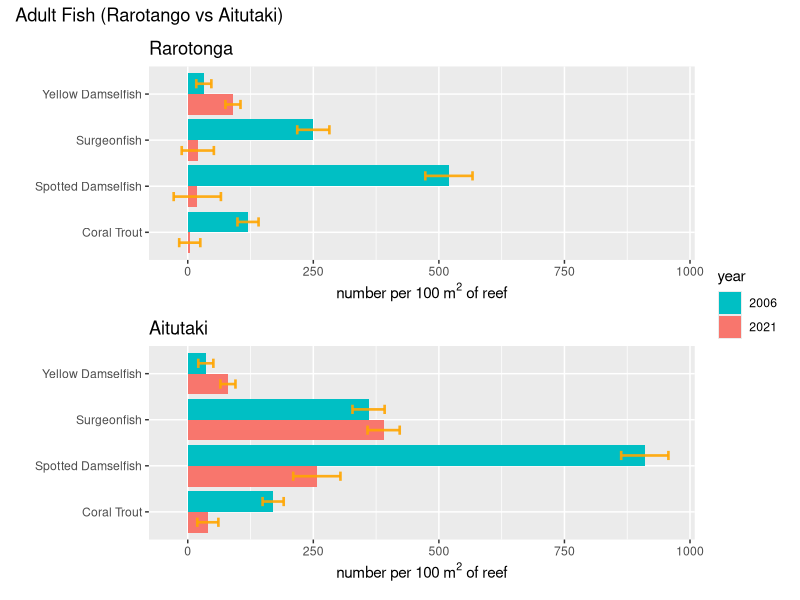
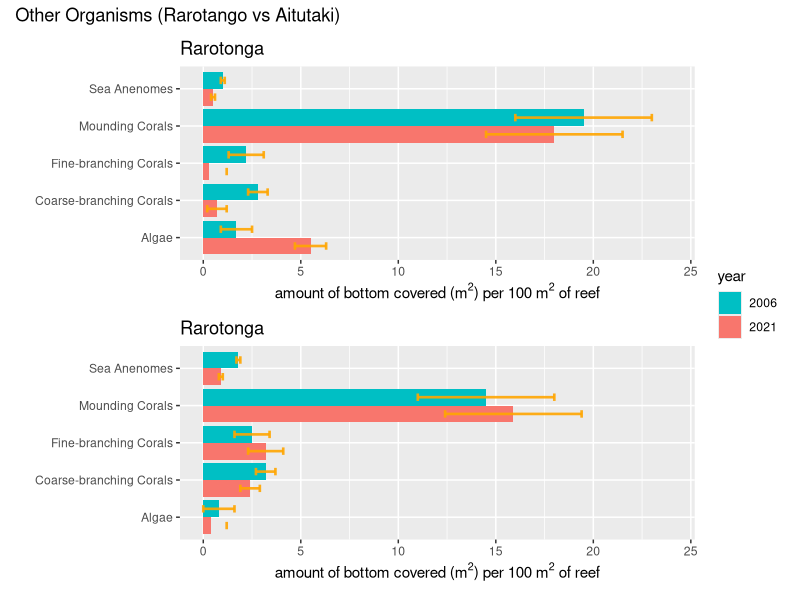
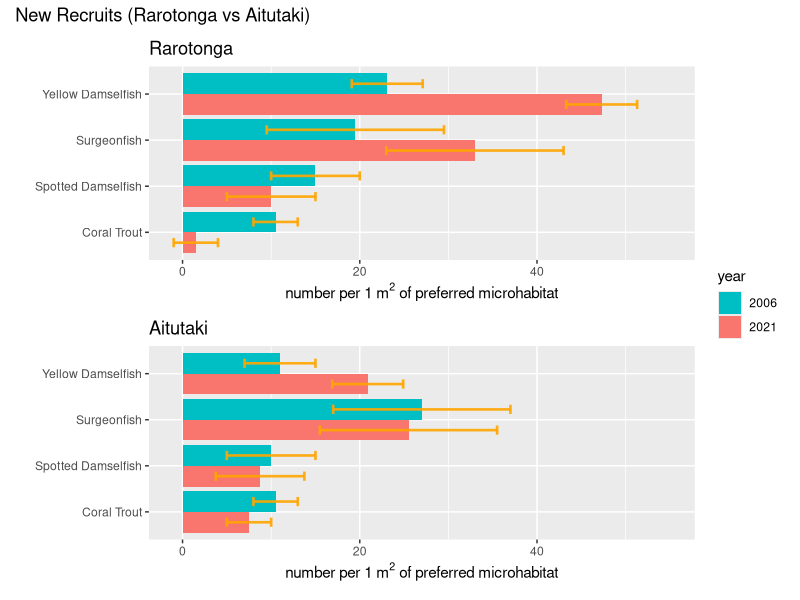

Generate these figures, in order, with R:
## ---- chunk 1
knitr::opts_chunk$set(echo = TRUE)
library(tidyverse)
library(stringr)
library(here)
library(patchwork)
## ---- chunk 2
adult_data <- read_csv(here("data", "mean_density_adult_organisms.csv"))
adult_data$year <- fct_rev(as.factor(adult_data$year))
young_data <- read_csv(here("data", "mean_density_young_fish.csv"))
young_data$year <- fct_rev(as.factor(young_data$year))
## ---- chunk 3
# Plots for Rarotonga
adult_raro_fish <- adult_data %>% filter(island == "Rarotonga", type == "adult fish")
adult_raro_other <- adult_data %>% filter(island == "Rarotonga", type != "adult fish")

## Rarotonga adult fish
plot_arf <- ggplot(adult_raro_fish, aes(fill = year, x = species, y = n_per_100_m2),) +
  geom_bar(position = "dodge", stat = "identity") +
  scale_fill_discrete(guide=guide_legend(reverse=T)) +
  geom_errorbar(
    aes(ymin = n_per_100_m2 - ci_95, ymax = n_per_100_m2 + ci_95),
    width=0.4,
    colour="orange",
    alpha=0.9,
    size=0.9,
    position = position_dodge(0.9)
  ) +
  labs(
    x = "",
    y = expression(paste("number per 100 ", m^{2}," of reef")),
    title = "Rarotonga"
  ) +
  ylim(-28,960) +
  coord_flip()

## Rarotonga other organisms
plot_aro <- ggplot(adult_raro_other, aes(fill = year, x = species, y = n_per_100_m2),) +
  geom_bar(position = "dodge", stat = "identity") +
  scale_fill_discrete(guide=guide_legend(reverse=T)) +
  geom_errorbar(
    aes(ymin = n_per_100_m2 - ci_95, ymax = n_per_100_m2 + ci_95),
    width=0.4,
    colour="orange",
    alpha=0.9,
    size=0.9,
    position = position_dodge(0.9)
  ) +
  labs(
    x = "",
    y = expression(paste("amount of bottom covered (", m^{2}, ") per 100 ", m^{2}," of reef")),
    title = "Rarotonga"
  ) +
  ylim(0,24) +
  coord_flip()

# Plots for Aitutaki
adult_aitu_fish <- adult_data %>% filter(island == "Aitutaki", type == "adult fish")
adult_aitu_other <- adult_data %>% filter(island == "Aitutaki", type != "adult fish")

## Aitutaki adult fish
plot_aaf <- ggplot(adult_aitu_fish, aes(fill = year, x = species, y = n_per_100_m2),) +
  geom_bar(position = "dodge", stat = "identity") +
  scale_fill_discrete(guide=guide_legend(reverse=T)) +
  geom_errorbar(
    aes(ymin = n_per_100_m2 - ci_95, ymax = n_per_100_m2 + ci_95),
    width=0.4,
    colour="orange",
    alpha=0.9,
    size=0.9,
    position = position_dodge(0.9)
  ) +
  labs(
    x = "",
    y = expression(paste("number per 100 ", m^{2}," of reef")),
    title = "Aitutaki"
  ) +
  ylim(-28,960) +
  coord_flip()

## Aitutaki other organisms
plot_aao <- ggplot(adult_aitu_other, aes(fill = year, x = species, y = n_per_100_m2),) +
  geom_bar(position = "dodge", stat = "identity") +
  scale_fill_discrete(guide=guide_legend(reverse=T)) +
  geom_errorbar(
    aes(ymin = n_per_100_m2 - ci_95, ymax = n_per_100_m2 + ci_95),
    width=0.4,
    colour="orange",
    alpha=0.9,
    size=0.9,
    position = position_dodge(0.9)
  ) +
  labs(
    x = "",
    y = expression(paste("amount of bottom covered (", m^{2}, ") per 100 ", m^{2}," of reef")),
    title = "Rarotonga"
  ) +
  ylim(0,24) +
  coord_flip()
## ---- chunk 4
plot_arf / plot_aaf +
  plot_annotation(title = "Adult Fish (Rarotango vs Aitutaki)") +
  plot_layout(guides = "collect")
## ---- chunk 5
plot_aro / plot_aao +
  plot_annotation(title = "Other Organisms (Rarotango vs Aitutaki)") +
  plot_layout(guides = "collect")
## ---- chunk 6
# Plots for Rarotonga
young_raro <- young_data %>% filter(island == "Rarotonga", n_per_1_m2 != 0)
young_aitu <- young_data %>% filter(island == "Aitutaki", n_per_1_m2 != 0)

## Rarotonga young fish
plot_ryf <- ggplot(young_raro, aes(fill = year, x = fish, y = n_per_1_m2),) +
  geom_bar(position = "dodge", stat = "identity") +
  scale_fill_discrete(guide=guide_legend(reverse=T)) +
  geom_errorbar(
    aes(ymin = n_per_1_m2 - ci_95, ymax = n_per_1_m2 + ci_95),
    width=0.4,
    colour="orange",
    alpha=0.9,
    size=0.9,
    position = position_dodge(0.9)
  ) +
  labs(
    x = "",
    y = expression(paste("number per 1 ", m^{2}," of preferred microhabitat")),
    title = "Rarotonga"
  ) +
  ylim(-1,55) +
  coord_flip()

## Aitutaki young fish
plot_ayf <- ggplot(young_aitu, aes(fill = year, x = fish, y = n_per_1_m2),) +
  geom_bar(position = "dodge", stat = "identity") +
  scale_fill_discrete(guide=guide_legend(reverse=T)) +
  geom_errorbar(
    aes(ymin = n_per_1_m2 - ci_95, ymax = n_per_1_m2 + ci_95),
    width=0.4,
    colour="orange",
    alpha=0.9,
    size=0.9,
    position = position_dodge(0.9)
  ) +
  labs(
    x = "",
    y = expression(paste("number per 1 ", m^{2}," of preferred microhabitat")),
    title = "Aitutaki"
  ) +
  ylim(-1,55) +
  coord_flip()

plot_ryf / plot_ayf +
  plot_annotation(title = "New Recruits (Rarotonga vs Aitutaki)") +
  plot_layout(guides = "collect")
